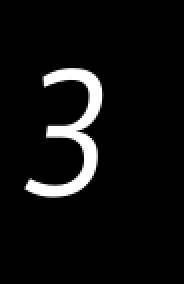
#> input picture nhom5_ttm/nhom5_ttm/dataset_origin/10353.png, 92 x 142 px, found by its file name (shown 2 times larger); its folder holds only this picture in this run
$ python chuanHoa.py
#> lines starting #> are read from the running program, lines starting #| are printed output that depends on the picture; after the words box and inside, x2 and y2 are one past the last pixel; in counts of white or black regions, pixels touching at a corner belong together
### nhom5_ttm/nhom5_ttm/xuLyAnh.py
import cv2
import numpy as np

def xu_ly_anh(img):
	"""Loại bỏ phần còn thiếu của một số(nếu có)"""

	img_goc = img;
	#Mặt nạ
	kernel = np.array([[0,0,1,0,0],
					   [0,1,1,1,0],
					   [1,1,1,1,1],
					   [0,1,1,1,0],
					   [0,0,1,0,0]], np.uint8)
	#Giãn
	img = cv2.dilate(img, kernel, iterations=1)
	#Co
	img = cv2.erode(img, kernel, iterations=1)

	#Tăng độ mịn ảnh để không bị nhiễu ảnh
	gaussian_img = cv2.GaussianBlur(img, (5, 5), 0)

	#Chuyển sang nhị phân
	nguong = 10
	img_bw = cv2.threshold(img, nguong, 255, cv2.THRESH_BINARY)[1]

	"""
	- Contour được hiểu đơn giản là một đường cong liên kết toàn bộ các điểm
	liên tục (dọc theo đường biên) mà có cùng màu sắc hoặc giá trị cường độ.

	- hierarchy:  thông tin về phân cấp các đường biên.
	"""
	#Tìm contour
	contours, hierarchy = cv2.findContours(img_bw, cv2.RETR_TREE,
		cv2.CHAIN_APPROX_SIMPLE)

	# Tìm ra diện tích từ cont
	s_cnt = [cv2.contourArea(i) for i in contours]

	#Sắp xếp contour có diện tích giảm dần
	s_sort = np.argsort(s_cnt)[::-1]
	# Vẽ bounding box cho contours có diện tích lớn nhât
	cnt = contours[0]
	img_tg = img
	x,y,w,h = cv2.boundingRect(cnt)

	#Khoanh vùng
	img_khoanh = cv2.rectangle(img_goc,(x,y),(x+w,y+h),(255,0,0),1)
	#print(s_cnt)
	#print(s_sort)
	#cv2.imshow("2",img)

	#Cắt ảnh
	img_new = img_tg[y:y+h, x:x+w]

	#Chuẩn hóa dữ liệu về 28x28
	img_new = cv2.resize(img_new, (28, 28))
	#cv2.imshow("3",img_new)
	return img_new, img_khoanh

### nhom5_ttm/nhom5_ttm/chuanHoa.py
import os
from xuLyAnh import*

#Lấy đường dẫn hiện tại của folder chứa file chuanhoa.py
#Hàm getcwd trả về thư mục làm việc hiện tại
folder = os.getcwd()
#Lấy danh sách các file trong folder
ds_con = os.listdir(folder)
for i in ds_con:
	if(i == "dataset_origin"):
		folder_2 = r"{}\{}".format(folder, i)
	if(i == "dataset"):
		folder_save = r"{}\{}".format(folder, i)

#Lấy danh sách các tệp hoặc thư mục trong folder dataset_origin
ds_con = os.listdir(folder_2)
dem = 0
len_ds = len(ds_con)
for i in ds_con:
	img = cv2.imread(r'{}\{}'.format(folder_2, i), cv2.IMREAD_GRAYSCALE)
#> img is the input picture: shape (142, 92); min 0, max 255, mean 14.8
	#chuan_hoa từ xulyAnh.py
	img_norm, x = xu_ly_anh(img)
#> in xu_ly_anh, `img = cv2.dilate(img, kernel, iterations=1)`:
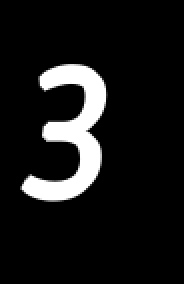
#> img: shape (142, 92) (shown 2 times larger); min 0, max 255, mean 24.3
#> in xu_ly_anh, `gaussian_img = cv2.GaussianBlur(img, (5, 5), 0)`:
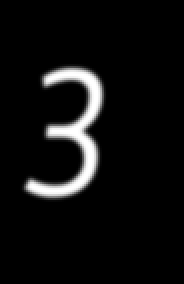
#> gaussian_img: shape (142, 92) (shown 2 times larger); min 0, max 255, mean 14.9
#> in xu_ly_anh, `img_bw = cv2.threshold(img, nguong, 255, cv2.THRESH_BINARY)[1]`:
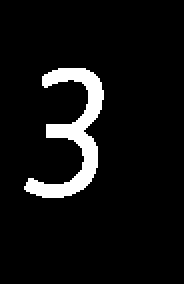
#> img_bw: shape (142, 92) (shown 2 times larger); 6.8% white; 1 white region
#> in xu_ly_anh, `contours, hierarchy = cv2.findContours(img_bw, cv2.RETR_TREE, cv2.CHAI..`: contours = 1 contour; box (x1, y1, x2, y2) and area: (12, 34, 52, 99) 774
#> in xu_ly_anh, `s_cnt = [cv2.contourArea(i) for i in contours]`: s_cnt = [773.5]
#> in xu_ly_anh, `s_sort = np.argsort(s_cnt)[::-1]`: s_sort = [0]
#> in xu_ly_anh, `cnt = contours[0]`: cnt = contour of 106 points, box (x1, y1, x2, y2) (12, 34, 52, 99), area 774
#> in xu_ly_anh, `x,y,w,h = cv2.boundingRect(cnt)`: x = 12; y = 34; w = 40; h = 65
#> in xu_ly_anh, `img_new = img_tg[y:y+h, x:x+w]`:
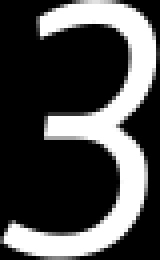
#> img_new: shape (65, 40) (shown 4 times larger); min 0, max 255, mean 75
#> in xu_ly_anh, `img_new = cv2.resize(img_new, (28, 28))`:
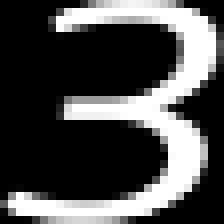
#> img_new: shape (28, 28) (shown 8 times larger); min 0, max 255, mean 75.4
#> (the run stopped early here; a loop or call above may not have finished)

$ run again, on nhom5_ttm/nhom5_ttm/dataset_origin/13649.png
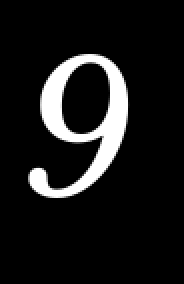
#> input picture nhom5_ttm/nhom5_ttm/dataset_origin/13649.png, 92 x 142 px, found by its file name (shown 2 times larger)
#> img is the input picture: shape (142, 92); min 0, max 255, mean 25.6
#> in xu_ly_anh, `img_bw = cv2.threshold(img, nguong, 255, cv2.THRESH_BINARY)[1]`:
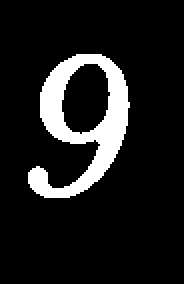
#> img_bw: shape (142, 92) (shown 2 times larger); 11.4% white; 1 white region
#> contours = 2 contours; box (x1, y1, x2, y2) and area: (14, 27, 65, 99) 2009, (30, 31, 56, 68) 677
#> s_cnt = [2009, 677]
#> s_sort = [0, 1]
#> cnt = contour of 116 points, box (x1, y1, x2, y2) (14, 27, 65, 99), area 2009
#> x = 14; y = 27; w = 51; h = 72
#> in xu_ly_anh, `img_new = cv2.resize(img_new, (28, 28))`:
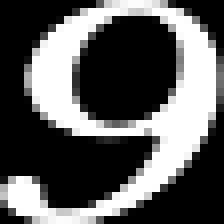
#> img_new: shape (28, 28) (shown 8 times larger); min 0, max 255, mean 92.1

$ run again, on nhom5_ttm/nhom5_ttm/dataset_origin/13735.png
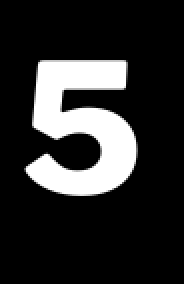
#> input picture nhom5_ttm/nhom5_ttm/dataset_origin/13735.png, 92 x 142 px, found by its file name (shown 2 times larger)
#> img is the input picture: shape (142, 92); min 0, max 255, mean 45.1
#> in xu_ly_anh, `img_bw = cv2.threshold(img, nguong, 255, cv2.THRESH_BINARY)[1]`:
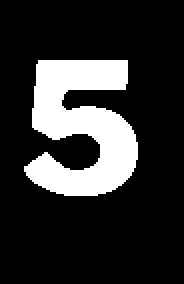
#> img_bw: shape (142, 92) (shown 2 times larger); 18.8% white; 1 white region
#> contours = 1 contour; box (x1, y1, x2, y2) and area: (12, 30, 69, 98) 2300
#> s_cnt = [2300.5]
#> s_sort = [0]
#> cnt = contour of 110 points, box (x1, y1, x2, y2) (12, 30, 69, 98), area 2300
#> x = 12; y = 30; w = 57; h = 68
#> in xu_ly_anh, `img_new = cv2.resize(img_new, (28, 28))`:
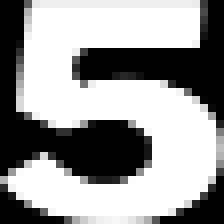
#> img_new: shape (28, 28) (shown 8 times larger); min 0, max 255, mean 152

$ run again, on nhom5_ttm/nhom5_ttm/dataset_origin/10573.png
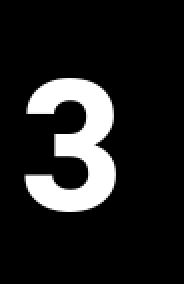
#> input picture nhom5_ttm/nhom5_ttm/dataset_origin/10573.png, 92 x 142 px, found by its file name (shown 2 times larger)
#> img is the input picture: shape (142, 92); min 0, max 255, mean 32.4
#> in xu_ly_anh, `img_bw = cv2.threshold(img, nguong, 255, cv2.THRESH_BINARY)[1]`:
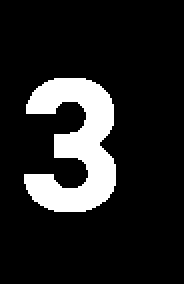
#> img_bw: shape (142, 92) (shown 2 times larger); 13.8% white; 1 white region
#> contours = 1 contour; box (x1, y1, x2, y2) and area: (12, 39, 58, 106) 1660
#> s_cnt = [1660.5]
#> s_sort = [0]
#> cnt = contour of 98 points, box (x1, y1, x2, y2) (12, 39, 58, 106), area 1660
#> x = 12; y = 39; w = 46; h = 67
#> in xu_ly_anh, `img_new = cv2.resize(img_new, (28, 28))`:
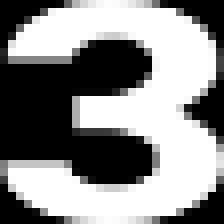
#> img_new: shape (28, 28) (shown 8 times larger); min 0, max 255, mean 137.6
